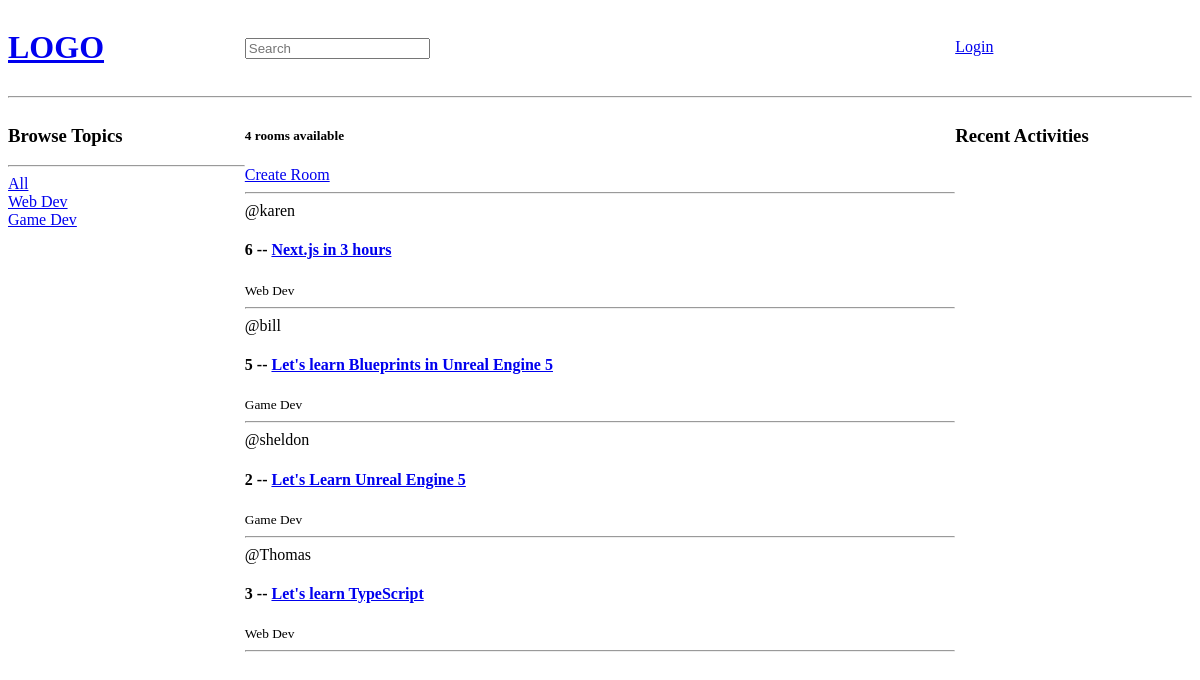
Before: / with the older database file.
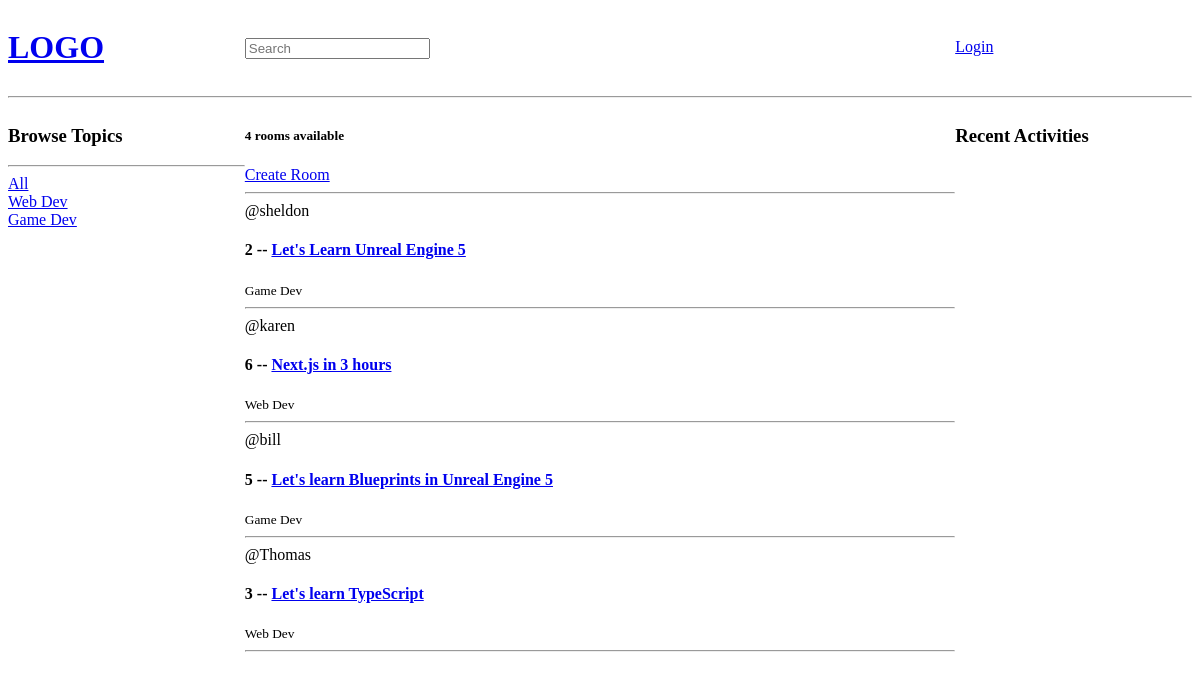
After: the same page with the newer database file.
### base/models.py (models this page shows, shortened)
class Topic(models.Model):
    name = models.CharField(max_length=200)

class Room(models.Model):
    host = models.ForeignKey(User, on_delete=models.SET_NULL, null=True)
    topic = models.ForeignKey(Topic, on_delete=models.SET_NULL, null=True)
    name = models.CharField(max_length=200)
    description = models.TextField(null=True, blank=True)
    participants = models.ManyToManyField(User, related_name='participants', blank=True)
    updated = models.DateTimeField(auto_now=True)
    created = models.DateTimeField(auto_now_add=True)
    class Meta:
        ordering = ['-updated', '-created']

### base/views.py (the view)
# urls.py: path('', views.home, name="home"),
def home(request):
    q = request.GET.get('q') if request.GET.get('q') != None else ''
    rooms = Room.objects.filter(
        Q(topic__name__icontains=q) |
        Q(name__icontains=q) |
        Q(description__icontains=q)
        )
    topics = Topic.objects.all()
    room_count = rooms.count()
    context = {
        'rooms': rooms,
        'topics': topics,
        'room_count': room_count,
    }
    return render(request, 'base/home.html', context)

### base/templates/base/home.html (shortened to what this page needs)
{% extends 'main.html' %}
{% block content %}
<div class="home-container">
  <div>
    <h3>Browse Topics</h3>
    <hr />
    <div>
        <a href={% url 'home' %}>All</a>
    </div>
    {% for topic in topics %}
        <div>
            <a href={% url 'home' %}?q={{topic.name}}>{{topic.name}}</a>
        </div>
    {% endfor %}
  </div>
  <div>
    <h5>{{room_count}} rooms available</h5>
    <a href="{% url 'create-room' %}">Create Room</a>
    <hr />
    <div>
      {% for room in rooms%}
      <div>
        <span>@{{room.host.username}}</span>
        <h4>
          {{room.id}} -- <a href="{% url 'room' room.id %}">{{room.name}}</a>
        </h4>
        <small>{{room.topic.name}}</small>
        <hr />
      </div>
      {% endfor %}
    </div>
  </div>
  <div>
    <h3>Recent Activities</h3>
  </div>
</div>
{% endblock content %}

Changed rows visible on the page:
changed Room "Let's Learn Unreal Engine 5": moves up the list
